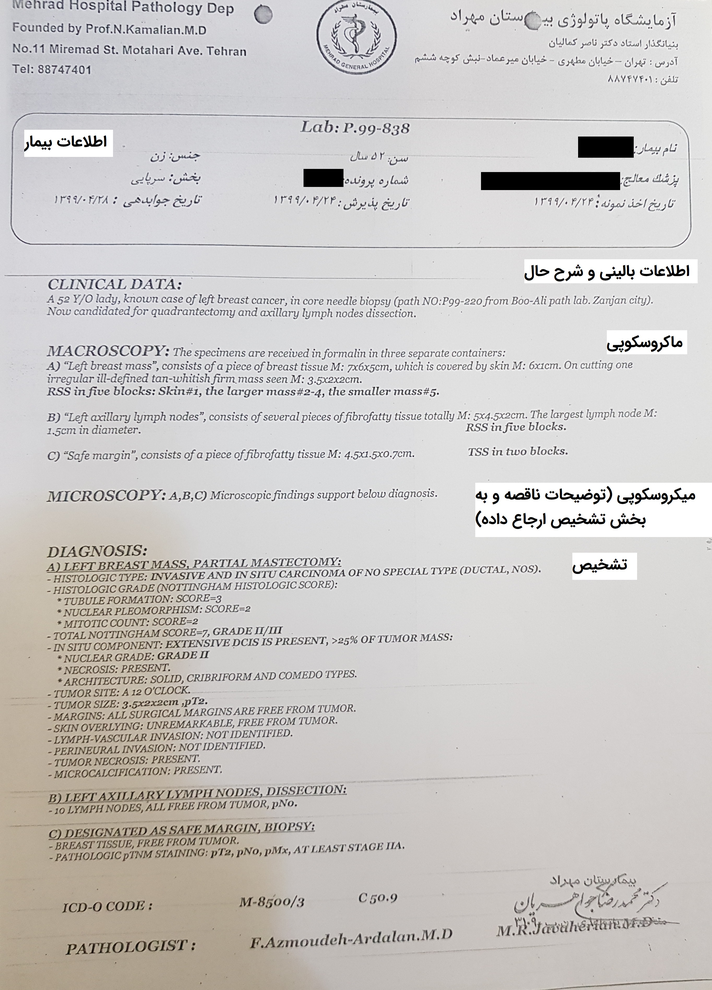
#> input picture src/uploads/temp.png, 712 x 990 px, shrunk from 2728 x 3792 before the run
$ python -i image_preprocessing.py   (imports and definitions only)
#> lines starting #> are read from the running program, lines starting #| are printed output that depends on the picture
import cv2
from parameters import erotion_kernel, delation_kernel
import pytesseract


def get_rotate_size(osd):
    osd_lines = osd.split("\n")
    rotate_size = 0
    for line in osd_lines:
        if line.startswith("Rotate: "):
            rotate_size = line.split(" ")[1]
    return rotate_size


def convert_to_gray(img):
    gray = cv2.cvtColor(img, cv2.COLOR_BGR2GRAY)
    return gray


def rotation(gray):
    while 1:
        osd = pytesseract.image_to_osd(gray)
        if int(get_rotate_size(osd)):
            gray = cv2.rotate(gray, cv2.cv2.ROTATE_90_CLOCKWISE)
        else:
            break
    return gray


def binarization(gray):
    _, thresh = cv2.threshold(gray, 135, 240, cv2.THRESH_BINARY)
    return thresh


def do_erotion(thresh):
    erosion = cv2.erode(thresh, erotion_kernel, iterations=1)
    return erosion


def do_delation(thresh):
    delation = cv2.dilate(thresh, delation_kernel, iterations=1)
    return delation


def img_preprocessing(sample_image_path):
#> called with sample_image_path = 'uploads/temp.png'
    img = cv2.imread(sample_image_path)
#> img is the input picture: shape (990, 712, 3); mean B, G, R 197.3, 199.5, 202.3
    gray = convert_to_gray(img)
#> in convert_to_gray, `gray = cv2.cvtColor(img, cv2.COLOR_BGR2GRAY)`:
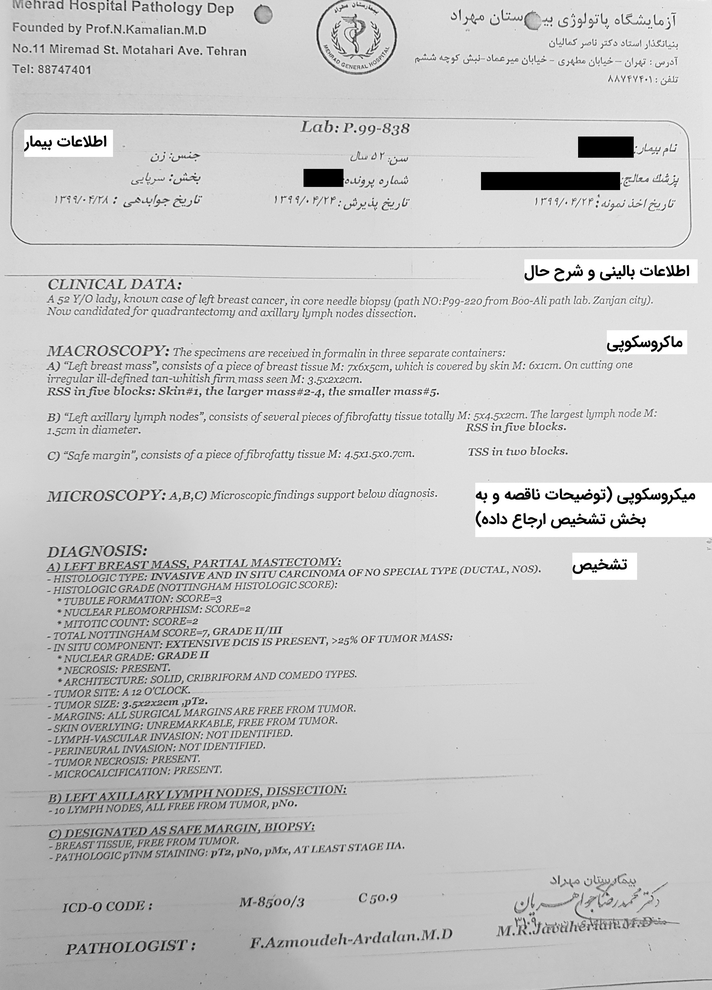
#> gray: shape (990, 712); min 0, max 255, mean 200.1
    gray = rotation(gray)  # rotate if needed
    thresh = binarization(gray)
    delation = do_delation(thresh)
    erosion = do_erotion(delation)
    return erosion

#> (the run stopped early here; a loop or call above may not have finished)
